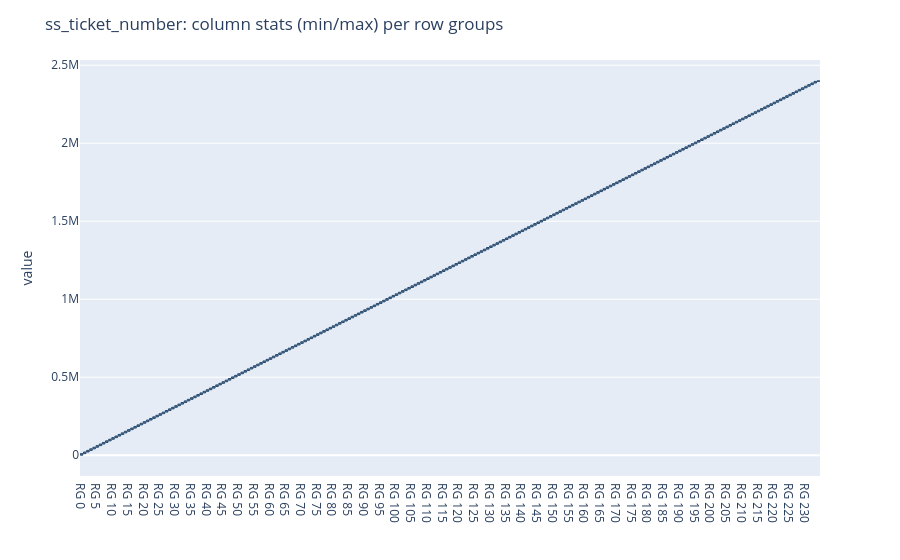

The cell this chart's notebook holds for it:
### Markdown cell above
## Статистика по колонке

### Code cell
pqt.prepColChart("/tmp/demo_otf.duckdb","ss_ticket_number","en")

### Figure 1 — Plotly figure (JSON) as saved in the notebook; plotly's stock layout.template omitted (floating-point values rounded to 4 significant figures; data arrays with more than 128 entries replaced by an {"elided": "..."} marker saying what was removed)
{"data": [{"base": {"elided": "235 str values"}, "customdata": {"elided": "235x5 mixed values"}, "hovertemplate": "<b>Row group %{customdata[0]}</b><br>rows:  %{customdata[1]:,}<br>min:   %{customdata[2]:,}<br>max:   %{customdata[3]:,}<br>nulls: %{customdata[4]:,}<extra></extra>", "legendgroup": "", "marker": {"color": "#4C78A8", "line": {"color": "#2A4A6B", "width": 1}, "pattern": {"shape": ""}}, "name": "", "orientation": "v", "showlegend": false, "textposition": "auto", "type": "bar", "x": {"elided": "235 str values"}, "xaxis": "x", "y": {"elided": "235 int values"}, "yaxis": "y"}], "layout": {"bargap": 0.2, "barmode": "relative", "legend": {"tracegroupgap": 0}, "margin": {"t": 60}, "showlegend": false, "title": {"text": "ss_ticket_number: column stats (min/max) per row groups"}, "xaxis": {"anchor": "y", "domain": [0, 1], "title": {"text": ""}}, "yaxis": {"anchor": "x", "domain": [0, 1], "title": {"text": "value"}}}}
